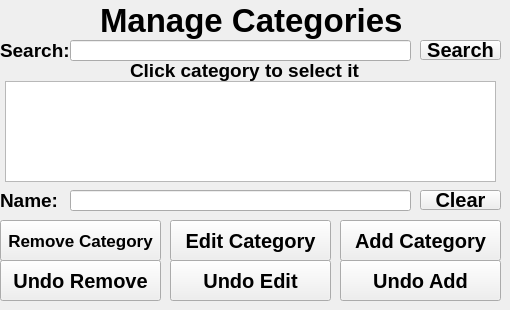
    <widget class="QWidget" name="page_5">
     <widget class="QLabel" name="label_60">
      <property name="geometry">
       <rect>
        <x>100</x>
        <y>0</y>
        <width>351</width>
        <height>41</height>
       </rect>
      </property>
      <property name="font">
       <font>
        <pointsize>25</pointsize>
        <bold>true</bold>
       </font>
      </property>
      <property name="text">
       <string>Manage Categories</string>
      </property>
     </widget>
     <widget class="QLineEdit" name="txtSearch_category">
      <property name="geometry">
       <rect>
        <x>70</x>
        <y>40</y>
        <width>341</width>
        <height>21</height>
       </rect>
      </property>
      <property name="font">
       <font>
        <pointsize>14</pointsize>
        <bold>true</bold>
       </font>
      </property>
      <property name="text">
       <string/>
      </property>
     </widget>
     <widget class="QPushButton" name="btnSearch_category">
      <property name="geometry">
       <rect>
        <x>420</x>
        <y>40</y>
        <width>81</width>
        <height>20</height>
       </rect>
      </property>
      <property name="font">
       <font>
        <pointsize>15</pointsize>
        <bold>true</bold>
       </font>
      </property>
      <property name="text">
       <string>Search</string>
      </property>
     </widget>
     <widget class="QLabel" name="label_61">
      <property name="geometry">
       <rect>
        <x>0</x>
        <y>40</y>
        <width>71</width>
        <height>21</height>
       </rect>
      </property>
      <property name="font">
       <font>
        <pointsize>14</pointsize>
        <bold>true</bold>
       </font>
      </property>
      <property name="text">
       <string>Search:</string>
      </property>
     </widget>
     <widget class="QLabel" name="label_62">
      <property name="geometry">
       <rect>
        <x>130</x>
        <y>60</y>
        <width>241</width>
        <height>21</height>
       </rect>
      </property>
      <property name="font">
       <font>
        <pointsize>14</pointsize>
        <bold>true</bold>
       </font>
      </property>
      <property name="text">
       <string>Click category to select it</string>
      </property>
     </widget>
     <widget class="QListWidget" name="lstSearch_category">
      <property name="geometry">
       <rect>
        <x>5</x>
        <y>81</y>
        <width>491</width>
        <height>101</height>
       </rect>
      </property>
     </widget>
     <widget class="QLabel" name="label_63">
      <property name="geometry">
       <rect>
        <x>0</x>
        <y>190</y>
        <width>61</width>
        <height>21</height>
       </rect>
      </property>
      <property name="font">
       <font>
        <pointsize>14</pointsize>
        <bold>true</bold>
       </font>
      </property>
      <property name="text">
       <string>Name:</string>
      </property>
     </widget>
     <widget class="QLineEdit" name="txtName_category">
      <property name="geometry">
       <rect>
        <x>70</x>
        <y>190</y>
        <width>341</width>
        <height>21</height>
       </rect>
      </property>
      <property name="font">
       <font>
        <pointsize>14</pointsize>
        <bold>true</bold>
       </font>
      </property>
     </widget>
     <widget class="QPushButton" name="btnClear_name_category">
      <property name="geometry">
       <rect>
        <x>420</x>
        <y>190</y>
        <width>81</width>
        <height>20</height>
       </rect>
      </property>
      <property name="font">
       <font>
        <pointsize>15</pointsize>
        <bold>true</bold>
       </font>
      </property>
      <property name="text">
       <string>Clear</string>
      </property>
     </widget>
     <widget class="QPushButton" name="btnAdd_category">
      <property name="geometry">
       <rect>
        <x>340</x>
        <y>220</y>
        <width>161</width>
        <height>41</height>
       </rect>
      </property>
      <property name="font">
       <font>
        <pointsize>15</pointsize>
        <bold>true</bold>
       </font>
      </property>
      <property name="text">
       <string>Add Category</string>
      </property>
     </widget>
     <widget class="QPushButton" name="btnEdit_category">
      <property name="geometry">
       <rect>
        <x>170</x>
        <y>220</y>
        <width>161</width>
        <height>41</height>
       </rect>
      </property>
      <property name="font">
       <font>
        <pointsize>15</pointsize>
        <bold>true</bold>
       </font>
      </property>
      <property name="text">
       <string>Edit Category</string>
      </property>
     </widget>
     <widget class="QPushButton" name="btnRemove_category">
      <property name="geometry">
       <rect>
        <x>0</x>
        <y>220</y>
        <width>161</width>
        <height>41</height>
       </rect>
      </property>
      <property name="font">
       <font>
        <pointsize>13</pointsize>
        <bold>true</bold>
       </font>
      </property>
      <property name="text">
       <string>Remove Category</string>
      </property>
     </widget>
     <widget class="QPushButton" name="btnUndoRemove_category">
      <property name="geometry">
       <rect>
        <x>0</x>
        <y>260</y>
        <width>161</width>
        <height>41</height>
       </rect>
      </property>
      <property name="font">
       <font>
        <pointsize>15</pointsize>
        <bold>true</bold>
       </font>
      </property>
      <property name="text">
       <string>Undo Remove</string>
      </property>
     </widget>
     <widget class="QPushButton" name="btnUndoEdit_category">
      <property name="geometry">
       <rect>
        <x>170</x>
        <y>260</y>
        <width>161</width>
        <height>41</height>
       </rect>
      </property>
      <property name="font">
       <font>
        <pointsize>15</pointsize>
        <bold>true</bold>
       </font>
      </property>
      <property name="text">
       <string>Undo Edit</string>
      </property>
     </widget>
     <widget class="QPushButton" name="btnUndoAdd_category">
      <property name="geometry">
       <rect>
        <x>340</x>
        <y>260</y>
        <width>161</width>
        <height>41</height>
       </rect>
      </property>
      <property name="font">
       <font>
        <pointsize>15</pointsize>
        <bold>true</bold>
       </font>
      </property>
      <property name="text">
       <string>Undo Add</string>
      </property>
     </widget>
    </widget>
